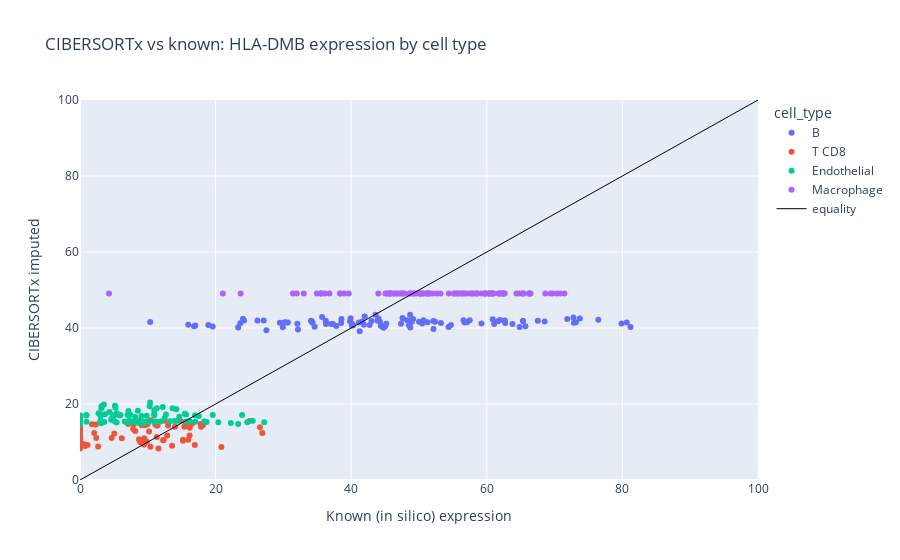

The notebook cell saved with this chart:
### Code cell
fig = px.scatter(
    both.reset_index(),
    x="in silico known",
    y="CIBERSORTx",
    color="cell_type",
    title=f"CIBERSORTx vs known: {gene} expression by cell type",
)
fig.add_trace(
    go.Scatter(
        x=[0, 100],
        y=[0, 100],
        mode="lines",
        line=dict(color="black", width=1),
        name="equality",
    )
)
fig.update_layout(
    xaxis_title="Known (in silico) expression",
    yaxis_title="CIBERSORTx imputed",
)
fig.update_yaxes(range=(0, 100))
fig.update_xaxes(range=(0, 100))
